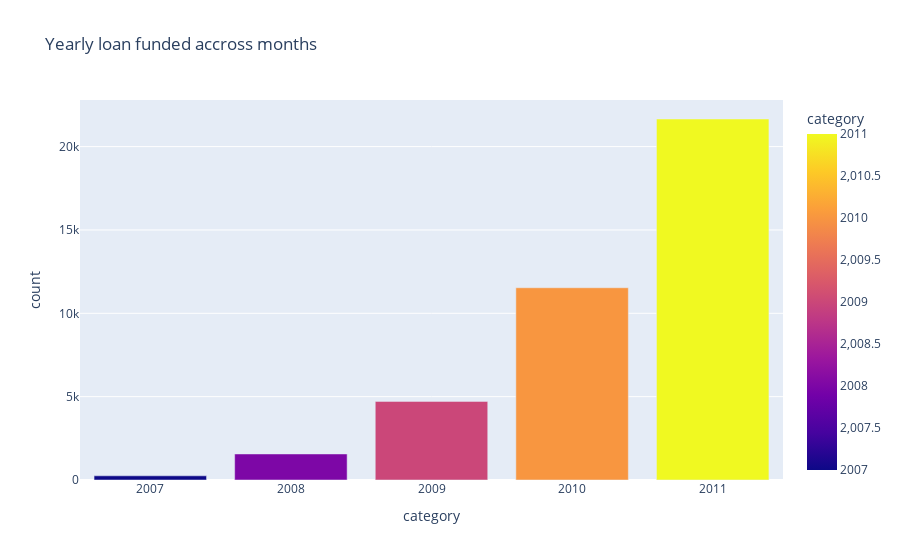

Notebook source saved alongside this figure:
### Code cell
# tempdf = pd.DataFrame({'year':df.year.value_counts().index,'count':df.year.value_counts()})
# fig = px.bar(tempdf,x ='year',y = 'count',color='year',title ="Yearly loan funded accross months")

# fig.show()
univariate(df,'year',"Yearly loan funded accross months")

### Figure 1 — Plotly figure (JSON) as saved in the notebook; plotly's stock layout.template omitted (floating-point values rounded to 4 significant figures)
{"data": [{"alignmentgroup": "True", "hovertemplate": "category=%{marker.color}<br>count=%{y}<extra></extra>", "legendgroup": "", "marker": {"color": [2011, 2010, 2009, 2008, 2007], "coloraxis": "coloraxis", "pattern": {"shape": ""}}, "name": "", "offsetgroup": "", "orientation": "v", "showlegend": false, "textposition": "auto", "type": "bar", "x": [2011, 2010, 2009, 2008, 2007], "xaxis": "x", "y": [21656, 11532, 4716, 1562, 251], "yaxis": "y"}], "layout": {"barmode": "relative", "coloraxis": {"colorbar": {"title": {"text": "category"}}, "colorscale": [[0, "#0d0887"], [0.1111, "#46039f"], [0.2222, "#7201a8"], [0.3333, "#9c179e"], [0.4444, "#bd3786"], [0.5556, "#d8576b"], [0.6667, "#ed7953"], [0.7778, "#fb9f3a"], [0.8889, "#fdca26"], [1, "#f0f921"]]}, "legend": {"tracegroupgap": 0}, "title": {"text": "Yearly loan funded accross months"}, "xaxis": {"anchor": "y", "domain": [0, 1], "title": {"text": "category"}}, "yaxis": {"anchor": "x", "domain": [0, 1], "title": {"text": "count"}}}}
